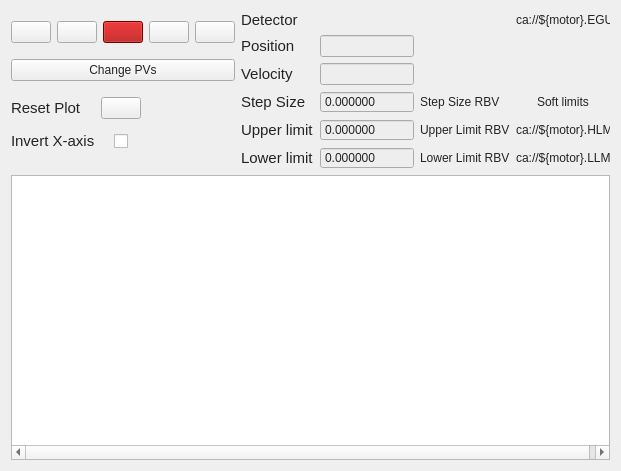
<?xml version="1.0" encoding="UTF-8"?>
<ui version="4.0">
 <class>Form</class>
 <widget class="QWidget" name="Form">
  <property name="geometry">
   <rect>
    <x>0</x>
    <y>0</y>
    <width>621</width>
    <height>471</height>
   </rect>
  </property>
  <property name="sizePolicy">
   <sizepolicy hsizetype="MinimumExpanding" vsizetype="MinimumExpanding">
    <horstretch>0</horstretch>
    <verstretch>0</verstretch>
   </sizepolicy>
  </property>
  <property name="minimumSize">
   <size>
    <width>621</width>
    <height>450</height>
   </size>
  </property>
  <property name="windowTitle">
   <string>Form</string>
  </property>
  <property name="styleSheet">
   <string notr="true">color: rgb(35, 35, 35);</string>
  </property>
  <layout class="QVBoxLayout" name="verticalLayout">
   <item>
    <layout class="QHBoxLayout" name="horizontalLayout">
     <item>
      <layout class="QVBoxLayout" name="button_layout">
       <property name="sizeConstraint">
        <enum>QLayout::SetDefaultConstraint</enum>
       </property>
       <item>
        <layout class="QGridLayout" name="motor_button_grid">
         <item row="1" column="2">
          <widget class="PyDMPushButton" name="stop">
           <property name="sizePolicy">
            <sizepolicy hsizetype="MinimumExpanding" vsizetype="Fixed">
             <horstretch>0</horstretch>
             <verstretch>0</verstretch>
            </sizepolicy>
           </property>
           <property name="toolTip">
            <string/>
           </property>
           <property name="styleSheet">
            <string notr="true">color: rgb(255, 255, 255);
background-color: rgb(170, 0, 0);</string>
           </property>
           <property name="iconSize">
            <size>
             <width>18</width>
             <height>18</height>
            </size>
           </property>
           <property name="alarmSensitiveContent">
            <bool>false</bool>
           </property>
           <property name="alarmSensitiveBorder">
            <bool>false</bool>
           </property>
           <property name="PyDMToolTip">
            <string>Stop the motor</string>
           </property>
           <property name="monitorDisp">
            <bool>false</bool>
           </property>
           <property name="channel">
            <string>ca://${motor}.STOP</string>
           </property>
           <property name="PyDMIcon">
            <string>stop</string>
           </property>
           <property name="PyDMIconColor">
            <color alpha="0">
             <red>255</red>
             <green>0</green>
             <blue>0</blue>
            </color>
           </property>
           <property name="passwordProtected">
            <bool>false</bool>
           </property>
           <property name="password">
            <string/>
           </property>
           <property name="protectedPassword">
            <string/>
           </property>
           <property name="showConfirmDialog">
            <bool>false</bool>
           </property>
           <property name="confirmMessage">
            <string/>
           </property>
           <property name="pressValue">
            <string>1</string>
           </property>
           <property name="releaseValue">
            <string/>
           </property>
           <property name="relativeChange">
            <bool>false</bool>
           </property>
           <property name="writeWhenRelease">
            <bool>false</bool>
           </property>
          </widget>
         </item>
         <item row="1" column="4">
          <widget class="PyDMPushButton" name="fwd_run">
           <property name="sizePolicy">
            <sizepolicy hsizetype="MinimumExpanding" vsizetype="Fixed">
             <horstretch>0</horstretch>
             <verstretch>0</verstretch>
            </sizepolicy>
           </property>
           <property name="toolTip">
            <string/>
           </property>
           <property name="styleSheet">
            <string notr="true">color: rgb(35, 35, 35);
background-color: rgb(238, 238, 238);</string>
           </property>
           <property name="iconSize">
            <size>
             <width>18</width>
             <height>18</height>
            </size>
           </property>
           <property name="alarmSensitiveContent">
            <bool>false</bool>
           </property>
           <property name="alarmSensitiveBorder">
            <bool>false</bool>
           </property>
           <property name="PyDMToolTip">
            <string>Run continously fwd</string>
           </property>
           <property name="monitorDisp">
            <bool>false</bool>
           </property>
           <property name="channel">
            <string/>
           </property>
           <property name="PyDMIcon">
            <string>angle-double-right</string>
           </property>
           <property name="PyDMIconColor">
            <color>
             <red>0</red>
             <green>0</green>
             <blue>0</blue>
            </color>
           </property>
           <property name="passwordProtected">
            <bool>false</bool>
           </property>
           <property name="password">
            <string/>
           </property>
           <property name="protectedPassword">
            <string/>
           </property>
           <property name="showConfirmDialog">
            <bool>false</bool>
           </property>
           <property name="confirmMessage">
            <string>Are you sure you want to proceed?</string>
           </property>
           <property name="pressValue">
            <string>None</string>
           </property>
           <property name="releaseValue">
            <string>None</string>
           </property>
           <property name="relativeChange">
            <bool>false</bool>
           </property>
           <property name="writeWhenRelease">
            <bool>false</bool>
           </property>
          </widget>
         </item>
         <item row="1" column="1">
          <widget class="PyDMPushButton" name="bwd_step">
           <property name="sizePolicy">
            <sizepolicy hsizetype="MinimumExpanding" vsizetype="Fixed">
             <horstretch>0</horstretch>
             <verstretch>0</verstretch>
            </sizepolicy>
           </property>
           <property name="toolTip">
            <string/>
           </property>
           <property name="styleSheet">
            <string notr="true">color: rgb(35, 35, 35);
background-color: rgb(238, 238, 238);</string>
           </property>
           <property name="iconSize">
            <size>
             <width>18</width>
             <height>18</height>
            </size>
           </property>
           <property name="alarmSensitiveContent">
            <bool>false</bool>
           </property>
           <property name="alarmSensitiveBorder">
            <bool>false</bool>
           </property>
           <property name="PyDMToolTip">
            <string>Step bwd</string>
           </property>
           <property name="monitorDisp">
            <bool>false</bool>
           </property>
           <property name="channel">
            <string/>
           </property>
           <property name="PyDMIcon">
            <string>angle-left</string>
           </property>
           <property name="PyDMIconColor">
            <color>
             <red>0</red>
             <green>0</green>
             <blue>0</blue>
            </color>
           </property>
           <property name="passwordProtected">
            <bool>false</bool>
           </property>
           <property name="password">
            <string/>
           </property>
           <property name="protectedPassword">
            <string/>
           </property>
           <property name="showConfirmDialog">
            <bool>false</bool>
           </property>
           <property name="confirmMessage">
            <string>Are you sure you want to proceed?</string>
           </property>
           <property name="pressValue">
            <string>None</string>
           </property>
           <property name="releaseValue">
            <string>None</string>
           </property>
           <property name="relativeChange">
            <bool>false</bool>
           </property>
           <property name="writeWhenRelease">
            <bool>false</bool>
           </property>
          </widget>
         </item>
         <item row="1" column="0">
          <widget class="PyDMPushButton" name="bwd_run">
           <property name="sizePolicy">
            <sizepolicy hsizetype="MinimumExpanding" vsizetype="Fixed">
             <horstretch>0</horstretch>
             <verstretch>0</verstretch>
            </sizepolicy>
           </property>
           <property name="toolTip">
            <string/>
           </property>
           <property name="styleSheet">
            <string notr="true">color: rgb(35, 35, 35);
background-color: rgb(238, 238, 238);</string>
           </property>
           <property name="iconSize">
            <size>
             <width>18</width>
             <height>18</height>
            </size>
           </property>
           <property name="alarmSensitiveContent">
            <bool>false</bool>
           </property>
           <property name="alarmSensitiveBorder">
            <bool>false</bool>
           </property>
           <property name="PyDMToolTip">
            <string>Run continously bwd</string>
           </property>
           <property name="monitorDisp">
            <bool>false</bool>
           </property>
           <property name="channel">
            <string/>
           </property>
           <property name="PyDMIcon">
            <string>angle-double-left</string>
           </property>
           <property name="PyDMIconColor">
            <color>
             <red>0</red>
             <green>0</green>
             <blue>0</blue>
            </color>
           </property>
           <property name="passwordProtected">
            <bool>false</bool>
           </property>
           <property name="password">
            <string/>
           </property>
           <property name="protectedPassword">
            <string/>
           </property>
           <property name="showConfirmDialog">
            <bool>false</bool>
           </property>
           <property name="confirmMessage">
            <string>Are you sure you want to proceed?</string>
           </property>
           <property name="pressValue">
            <string>None</string>
           </property>
           <property name="releaseValue">
            <string>None</string>
           </property>
           <property name="relativeChange">
            <bool>false</bool>
           </property>
           <property name="writeWhenRelease">
            <bool>false</bool>
           </property>
          </widget>
         </item>
         <item row="1" column="3">
          <widget class="PyDMPushButton" name="fwd_step">
           <property name="sizePolicy">
            <sizepolicy hsizetype="MinimumExpanding" vsizetype="Fixed">
             <horstretch>0</horstretch>
             <verstretch>0</verstretch>
            </sizepolicy>
           </property>
           <property name="toolTip">
            <string/>
           </property>
           <property name="styleSheet">
            <string notr="true">color: rgb(35, 35, 35);
background-color: rgb(238, 238, 238);</string>
           </property>
           <property name="iconSize">
            <size>
             <width>18</width>
             <height>18</height>
            </size>
           </property>
           <property name="alarmSensitiveContent">
            <bool>false</bool>
           </property>
           <property name="alarmSensitiveBorder">
            <bool>false</bool>
           </property>
           <property name="PyDMToolTip">
            <string>Step fwd</string>
           </property>
           <property name="monitorDisp">
            <bool>false</bool>
           </property>
           <property name="channel">
            <string/>
           </property>
           <property name="PyDMIcon">
            <string>angle-right</string>
           </property>
           <property name="PyDMIconColor">
            <color>
             <red>0</red>
             <green>0</green>
             <blue>0</blue>
            </color>
           </property>
           <property name="passwordProtected">
            <bool>false</bool>
           </property>
           <property name="password">
            <string/>
           </property>
           <property name="protectedPassword">
            <string/>
           </property>
           <property name="showConfirmDialog">
            <bool>false</bool>
           </property>
           <property name="confirmMessage">
            <string>Are you sure you want to proceed?</string>
           </property>
           <property name="pressValue">
            <string>None</string>
           </property>
           <property name="releaseValue">
            <string>None</string>
           </property>
           <property name="relativeChange">
            <bool>false</bool>
           </property>
           <property name="writeWhenRelease">
            <bool>false</bool>
           </property>
          </widget>
         </item>
        </layout>
       </item>
       <item>
        <widget class="PyDMPushButton" name="change_pvs_button">
         <property name="toolTip">
          <string/>
         </property>
         <property name="styleSheet">
          <string notr="true">color: rgb(35, 35, 35);
background-color: rgb(238, 238, 238);
font: 9pt &quot;Sans Serif&quot;;</string>
         </property>
         <property name="text">
          <string>Change PVs</string>
         </property>
         <property name="alarmSensitiveContent">
          <bool>false</bool>
         </property>
         <property name="alarmSensitiveBorder">
          <bool>false</bool>
         </property>
         <property name="PyDMToolTip">
          <string>Update the PVs used in this widget</string>
         </property>
         <property name="monitorDisp">
          <bool>false</bool>
         </property>
         <property name="channel">
          <string/>
         </property>
         <property name="PyDMIcon">
          <string>edit</string>
         </property>
         <property name="passwordProtected">
          <bool>false</bool>
         </property>
         <property name="password">
          <string/>
         </property>
         <property name="protectedPassword">
          <string/>
         </property>
         <property name="showConfirmDialog">
          <bool>false</bool>
         </property>
         <property name="confirmMessage">
          <string>Are you sure you want to proceed?</string>
         </property>
         <property name="pressValue">
          <string>None</string>
         </property>
         <property name="releaseValue">
          <string>None</string>
         </property>
         <property name="relativeChange">
          <bool>false</bool>
         </property>
         <property name="writeWhenRelease">
          <bool>false</bool>
         </property>
        </widget>
       </item>
       <item>
        <layout class="QGridLayout" name="gridLayout">
         <item row="0" column="1">
          <widget class="PyDMPushButton" name="reset_graph">
           <property name="toolTip">
            <string/>
           </property>
           <property name="styleSheet">
            <string notr="true">color: rgb(35, 35, 35);
background-color: rgb(238, 238, 238);</string>
           </property>
           <property name="alarmSensitiveContent">
            <bool>false</bool>
           </property>
           <property name="alarmSensitiveBorder">
            <bool>false</bool>
           </property>
           <property name="PyDMToolTip">
            <string/>
           </property>
           <property name="monitorDisp">
            <bool>false</bool>
           </property>
           <property name="channel">
            <string/>
           </property>
           <property name="PyDMIcon">
            <string>recycle</string>
           </property>
           <property name="passwordProtected">
            <bool>false</bool>
           </property>
           <property name="password">
            <string/>
           </property>
           <property name="protectedPassword">
            <string/>
           </property>
           <property name="showConfirmDialog">
            <bool>false</bool>
           </property>
           <property name="confirmMessage">
            <string>Are you sure you want to proceed?</string>
           </property>
           <property name="pressValue">
            <string>None</string>
           </property>
           <property name="releaseValue">
            <string>None</string>
           </property>
           <property name="relativeChange">
            <bool>false</bool>
           </property>
           <property name="writeWhenRelease">
            <bool>false</bool>
           </property>
          </widget>
         </item>
         <item row="0" column="0">
          <widget class="QLabel" name="label">
           <property name="font">
            <font>
             <pointsize>11</pointsize>
            </font>
           </property>
           <property name="text">
            <string>Reset Plot</string>
           </property>
          </widget>
         </item>
         <item row="1" column="0">
          <widget class="QLabel" name="invert_x_label">
           <property name="font">
            <font>
             <pointsize>11</pointsize>
            </font>
           </property>
           <property name="text">
            <string>Invert X-axis</string>
           </property>
          </widget>
         </item>
         <item row="1" column="1" alignment="Qt::AlignHCenter">
          <widget class="QCheckBox" name="invert_x_checkbox">
           <property name="maximumSize">
            <size>
             <width>32</width>
             <height>32</height>
            </size>
           </property>
           <property name="text">
            <string/>
           </property>
          </widget>
         </item>
         <item row="0" column="2">
          <spacer name="horizontalSpacer_2">
           <property name="orientation">
            <enum>Qt::Horizontal</enum>
           </property>
           <property name="sizeHint" stdset="0">
            <size>
             <width>40</width>
             <height>20</height>
            </size>
           </property>
          </spacer>
         </item>
        </layout>
       </item>
      </layout>
     </item>
     <item>
      <layout class="QGridLayout" name="gridLayout_5"/>
     </item>
     <item>
      <layout class="QGridLayout" name="motor_grid">
       <item row="9" column="7">
        <widget class="PyDMLabel" name="motor_llm_get">
         <property name="toolTip">
          <string/>
         </property>
         <property name="styleSheet">
          <string notr="true">color: rgb(35, 35, 35);
font: 11pt &quot;Sans Serif&quot;;</string>
         </property>
         <property name="text">
          <string>ca://${motor}.LLM</string>
         </property>
         <property name="precision">
          <number>0</number>
         </property>
         <property name="showUnits">
          <bool>true</bool>
         </property>
         <property name="precisionFromPV">
          <bool>true</bool>
         </property>
         <property name="alarmSensitiveContent">
          <bool>false</bool>
         </property>
         <property name="alarmSensitiveBorder">
          <bool>true</bool>
         </property>
         <property name="PyDMToolTip">
          <string>Motor's lower soft limit</string>
         </property>
         <property name="channel">
          <string>ca://${motor}.LLM</string>
         </property>
         <property name="enableRichText">
          <bool>false</bool>
         </property>
        </widget>
       </item>
       <item row="8" column="7">
        <widget class="PyDMLabel" name="motor_hlm_get">
         <property name="toolTip">
          <string/>
         </property>
         <property name="styleSheet">
          <string notr="true">color: rgb(35, 35, 35);
font: 11pt &quot;Sans Serif&quot;;color: rgb(35, 35, 35);</string>
         </property>
         <property name="text">
          <string>ca://${motor}.HLM</string>
         </property>
         <property name="precision">
          <number>0</number>
         </property>
         <property name="showUnits">
          <bool>true</bool>
         </property>
         <property name="precisionFromPV">
          <bool>true</bool>
         </property>
         <property name="alarmSensitiveContent">
          <bool>false</bool>
         </property>
         <property name="alarmSensitiveBorder">
          <bool>true</bool>
         </property>
         <property name="PyDMToolTip">
          <string>Motor's upper soft limit</string>
         </property>
         <property name="channel">
          <string>ca://${motor}.HLM</string>
         </property>
         <property name="enableRichText">
          <bool>false</bool>
         </property>
        </widget>
       </item>
       <item row="6" column="6">
        <widget class="QLabel" name="step_size_get">
         <property name="sizePolicy">
          <sizepolicy hsizetype="MinimumExpanding" vsizetype="Preferred">
           <horstretch>0</horstretch>
           <verstretch>0</verstretch>
          </sizepolicy>
         </property>
         <property name="styleSheet">
          <string notr="true">color: rgb(35, 35, 35);
font: 11pt &quot;Sans Serif&quot;;</string>
         </property>
         <property name="text">
          <string>Step Size RBV</string>
         </property>
        </widget>
       </item>
       <item row="5" column="6">
        <widget class="PyDMLabel" name="velocity_get">
         <property name="sizePolicy">
          <sizepolicy hsizetype="MinimumExpanding" vsizetype="Preferred">
           <horstretch>0</horstretch>
           <verstretch>0</verstretch>
          </sizepolicy>
         </property>
         <property name="toolTip">
          <string/>
         </property>
         <property name="styleSheet">
          <string notr="true">color: rgb(35, 35, 35);
font: 11pt &quot;Sans Serif&quot;;</string>
         </property>
         <property name="precision">
          <number>0</number>
         </property>
         <property name="showUnits">
          <bool>true</bool>
         </property>
         <property name="precisionFromPV">
          <bool>true</bool>
         </property>
         <property name="alarmSensitiveContent">
          <bool>false</bool>
         </property>
         <property name="alarmSensitiveBorder">
          <bool>true</bool>
         </property>
         <property name="PyDMToolTip">
          <string>Velocity in $(pv_value.EGU)</string>
         </property>
         <property name="channel">
          <string>ca://${motor}.VELO</string>
         </property>
         <property name="enableRichText">
          <bool>false</bool>
         </property>
        </widget>
       </item>
       <item row="1" column="5">
        <widget class="PyDMLabel" name="detector_get">
         <property name="toolTip">
          <string/>
         </property>
         <property name="styleSheet">
          <string notr="true">color: rgb(35, 35, 35);
font: 11pt &quot;Sans Serif&quot;;</string>
         </property>
         <property name="precision">
          <number>0</number>
         </property>
         <property name="showUnits">
          <bool>false</bool>
         </property>
         <property name="precisionFromPV">
          <bool>true</bool>
         </property>
         <property name="alarmSensitiveContent">
          <bool>false</bool>
         </property>
         <property name="alarmSensitiveBorder">
          <bool>true</bool>
         </property>
         <property name="PyDMToolTip">
          <string>Detection signal</string>
         </property>
         <property name="channel">
          <string>ca://${detector}</string>
         </property>
         <property name="enableRichText">
          <bool>false</bool>
         </property>
         <property name="displayFormat">
          <enum>PyDMLabel::Exponential</enum>
         </property>
        </widget>
       </item>
       <item row="6" column="4" alignment="Qt::AlignLeft|Qt::AlignVCenter">
        <widget class="QLabel" name="step_size_label">
         <property name="sizePolicy">
          <sizepolicy hsizetype="MinimumExpanding" vsizetype="Preferred">
           <horstretch>0</horstretch>
           <verstretch>0</verstretch>
          </sizepolicy>
         </property>
         <property name="font">
          <font>
           <pointsize>11</pointsize>
          </font>
         </property>
         <property name="text">
          <string>Step Size</string>
         </property>
        </widget>
       </item>
       <item row="8" column="4" alignment="Qt::AlignLeft|Qt::AlignVCenter">
        <widget class="QLabel" name="upper_limit_label">
         <property name="font">
          <font>
           <pointsize>11</pointsize>
          </font>
         </property>
         <property name="text">
          <string>Upper limit</string>
         </property>
        </widget>
       </item>
       <item row="2" column="6">
        <widget class="PyDMLabel" name="position_get">
         <property name="sizePolicy">
          <sizepolicy hsizetype="MinimumExpanding" vsizetype="Preferred">
           <horstretch>0</horstretch>
           <verstretch>0</verstretch>
          </sizepolicy>
         </property>
         <property name="toolTip">
          <string/>
         </property>
         <property name="styleSheet">
          <string notr="true">color: rgb(35, 35, 35);
font: 11pt &quot;Sans Serif&quot;;</string>
         </property>
         <property name="precision">
          <number>0</number>
         </property>
         <property name="showUnits">
          <bool>true</bool>
         </property>
         <property name="precisionFromPV">
          <bool>true</bool>
         </property>
         <property name="alarmSensitiveContent">
          <bool>false</bool>
         </property>
         <property name="alarmSensitiveBorder">
          <bool>true</bool>
         </property>
         <property name="PyDMToolTip">
          <string>Motor's current position</string>
         </property>
         <property name="channel">
          <string>ca://${motor}.RBV</string>
         </property>
         <property name="enableRichText">
          <bool>false</bool>
         </property>
        </widget>
       </item>
       <item row="8" column="5">
        <widget class="QDoubleSpinBox" name="upper_limit_set">
         <property name="sizePolicy">
          <sizepolicy hsizetype="MinimumExpanding" vsizetype="Fixed">
           <horstretch>0</horstretch>
           <verstretch>0</verstretch>
          </sizepolicy>
         </property>
         <property name="styleSheet">
          <string notr="true">background-color: rgb(238, 238, 238);
color: rgb(35, 35, 35);
font: 11pt &quot;Sans Serif&quot;;</string>
         </property>
         <property name="buttonSymbols">
          <enum>QAbstractSpinBox::NoButtons</enum>
         </property>
         <property name="decimals">
          <number>6</number>
         </property>
        </widget>
       </item>
       <item row="5" column="5">
        <widget class="PyDMLineEdit" name="velocity_set">
         <property name="sizePolicy">
          <sizepolicy hsizetype="MinimumExpanding" vsizetype="Fixed">
           <horstretch>0</horstretch>
           <verstretch>0</verstretch>
          </sizepolicy>
         </property>
         <property name="toolTip">
          <string/>
         </property>
         <property name="styleSheet">
          <string notr="true">background-color: rgb(238, 238, 238);
color: rgb(35, 35, 35);
font: 11pt &quot;Sans Serif&quot;;</string>
         </property>
         <property name="precision">
          <number>0</number>
         </property>
         <property name="showUnits">
          <bool>true</bool>
         </property>
         <property name="precisionFromPV">
          <bool>true</bool>
         </property>
         <property name="alarmSensitiveContent">
          <bool>false</bool>
         </property>
         <property name="alarmSensitiveBorder">
          <bool>true</bool>
         </property>
         <property name="PyDMToolTip">
          <string>Set the velocity</string>
         </property>
         <property name="monitorDisp">
          <bool>false</bool>
         </property>
         <property name="channel">
          <string>ca://${motor}.VELO</string>
         </property>
        </widget>
       </item>
       <item row="9" column="4" alignment="Qt::AlignLeft|Qt::AlignVCenter">
        <widget class="QLabel" name="lower_limit_label">
         <property name="font">
          <font>
           <pointsize>11</pointsize>
          </font>
         </property>
         <property name="text">
          <string>Lower limit</string>
         </property>
        </widget>
       </item>
       <item row="5" column="4" alignment="Qt::AlignLeft|Qt::AlignVCenter">
        <widget class="QLabel" name="velocity_label">
         <property name="font">
          <font>
           <pointsize>11</pointsize>
          </font>
         </property>
         <property name="text">
          <string>Velocity</string>
         </property>
        </widget>
       </item>
       <item row="9" column="5">
        <widget class="QDoubleSpinBox" name="lower_limit_set">
         <property name="sizePolicy">
          <sizepolicy hsizetype="MinimumExpanding" vsizetype="Fixed">
           <horstretch>0</horstretch>
           <verstretch>0</verstretch>
          </sizepolicy>
         </property>
         <property name="styleSheet">
          <string notr="true">background-color: rgb(238, 238, 238);
color: rgb(35, 35, 35);
font: 11pt &quot;Sans Serif&quot;;</string>
         </property>
         <property name="buttonSymbols">
          <enum>QAbstractSpinBox::NoButtons</enum>
         </property>
         <property name="decimals">
          <number>6</number>
         </property>
         <property name="stepType">
          <enum>QAbstractSpinBox::AdaptiveDecimalStepType</enum>
         </property>
        </widget>
       </item>
       <item row="2" column="4" alignment="Qt::AlignLeft|Qt::AlignVCenter">
        <widget class="QLabel" name="position_label">
         <property name="sizePolicy">
          <sizepolicy hsizetype="MinimumExpanding" vsizetype="Preferred">
           <horstretch>0</horstretch>
           <verstretch>0</verstretch>
          </sizepolicy>
         </property>
         <property name="font">
          <font>
           <pointsize>11</pointsize>
          </font>
         </property>
         <property name="text">
          <string>Position</string>
         </property>
        </widget>
       </item>
       <item row="1" column="4">
        <widget class="QLabel" name="detector_label">
         <property name="font">
          <font>
           <pointsize>11</pointsize>
          </font>
         </property>
         <property name="text">
          <string>Detector</string>
         </property>
        </widget>
       </item>
       <item row="6" column="5">
        <widget class="QDoubleSpinBox" name="step_size_set">
         <property name="sizePolicy">
          <sizepolicy hsizetype="MinimumExpanding" vsizetype="Fixed">
           <horstretch>0</horstretch>
           <verstretch>0</verstretch>
          </sizepolicy>
         </property>
         <property name="styleSheet">
          <string notr="true">background-color: rgb(238, 238, 238);
color: rgb(35, 35, 35);
font: 11pt &quot;Sans Serif&quot;;</string>
         </property>
         <property name="buttonSymbols">
          <enum>QAbstractSpinBox::NoButtons</enum>
         </property>
         <property name="decimals">
          <number>6</number>
         </property>
         <property name="maximum">
          <double>100.000000000000000</double>
         </property>
         <property name="stepType">
          <enum>QAbstractSpinBox::AdaptiveDecimalStepType</enum>
         </property>
        </widget>
       </item>
       <item row="9" column="6">
        <widget class="QLabel" name="lower_limit_get">
         <property name="sizePolicy">
          <sizepolicy hsizetype="MinimumExpanding" vsizetype="Preferred">
           <horstretch>0</horstretch>
           <verstretch>0</verstretch>
          </sizepolicy>
         </property>
         <property name="styleSheet">
          <string notr="true">color: rgb(35, 35, 35);
font: 11pt &quot;Sans Serif&quot;;</string>
         </property>
         <property name="text">
          <string>Lower Limit RBV</string>
         </property>
        </widget>
       </item>
       <item row="8" column="6">
        <widget class="QLabel" name="upper_limit_get">
         <property name="sizePolicy">
          <sizepolicy hsizetype="MinimumExpanding" vsizetype="Preferred">
           <horstretch>0</horstretch>
           <verstretch>0</verstretch>
          </sizepolicy>
         </property>
         <property name="styleSheet">
          <string notr="true">color: rgb(35, 35, 35);
font: 11pt &quot;Sans Serif&quot;;</string>
         </property>
         <property name="text">
          <string>Upper Limit RBV</string>
         </property>
        </widget>
       </item>
       <item row="2" column="5">
        <widget class="PyDMLineEdit" name="position_set">
         <property name="sizePolicy">
          <sizepolicy hsizetype="MinimumExpanding" vsizetype="Fixed">
           <horstretch>0</horstretch>
           <verstretch>0</verstretch>
          </sizepolicy>
         </property>
         <property name="toolTip">
          <string/>
         </property>
         <property name="styleSheet">
          <string notr="true">background-color: rgb(238, 238, 238);
color: rgb(35, 35, 35);
font: 11pt &quot;Sans Serif&quot;;</string>
         </property>
         <property name="precision">
          <number>0</number>
         </property>
         <property name="showUnits">
          <bool>true</bool>
         </property>
         <property name="precisionFromPV">
          <bool>true</bool>
         </property>
         <property name="alarmSensitiveContent">
          <bool>false</bool>
         </property>
         <property name="alarmSensitiveBorder">
          <bool>true</bool>
         </property>
         <property name="PyDMToolTip">
          <string>Go to position</string>
         </property>
         <property name="monitorDisp">
          <bool>false</bool>
         </property>
         <property name="channel">
          <string>ca://${motor}.VAL</string>
         </property>
        </widget>
       </item>
       <item row="1" column="6">
        <widget class="PyDMLabel" name="detector_egu_get">
         <property name="toolTip">
          <string/>
         </property>
         <property name="styleSheet">
          <string notr="true">color: rgb(35, 35, 35);
font: 11pt &quot;Sans Serif&quot;;</string>
         </property>
         <property name="precision">
          <number>0</number>
         </property>
         <property name="showUnits">
          <bool>false</bool>
         </property>
         <property name="precisionFromPV">
          <bool>true</bool>
         </property>
         <property name="alarmSensitiveContent">
          <bool>false</bool>
         </property>
         <property name="alarmSensitiveBorder">
          <bool>true</bool>
         </property>
         <property name="PyDMToolTip">
          <string/>
         </property>
         <property name="channel">
          <string>ca://${detector}.EGU</string>
         </property>
         <property name="enableRichText">
          <bool>false</bool>
         </property>
        </widget>
       </item>
       <item row="2" column="7" alignment="Qt::AlignHCenter|Qt::AlignVCenter">
        <widget class="SvgMultiStateLED" name="motor_status_led">
         <property name="sizePolicy">
          <sizepolicy hsizetype="Minimum" vsizetype="Minimum">
           <horstretch>0</horstretch>
           <verstretch>0</verstretch>
          </sizepolicy>
         </property>
         <property name="maximumSize">
          <size>
           <width>32</width>
           <height>32</height>
          </size>
         </property>
         <property name="toolTip">
          <string/>
         </property>
         <property name="motor" stdset="0">
          <string>${motor}</string>
         </property>
        </widget>
       </item>
       <item row="6" column="7" alignment="Qt::AlignHCenter|Qt::AlignVCenter">
        <widget class="QLabel" name="soft_limits_label">
         <property name="styleSheet">
          <string notr="true">color: rgb(35, 35, 35);
font: 11pt &quot;Sans Serif&quot;;</string>
         </property>
         <property name="text">
          <string>Soft limits</string>
         </property>
        </widget>
       </item>
       <item row="1" column="7">
        <widget class="PyDMLabel" name="motor_egu_get">
         <property name="sizePolicy">
          <sizepolicy hsizetype="Fixed" vsizetype="Fixed">
           <horstretch>0</horstretch>
           <verstretch>0</verstretch>
          </sizepolicy>
         </property>
         <property name="minimumSize">
          <size>
           <width>1</width>
           <height>1</height>
          </size>
         </property>
         <property name="toolTip">
          <string/>
         </property>
         <property name="text">
          <string>ca://${motor}.EGU</string>
         </property>
         <property name="precision">
          <number>0</number>
         </property>
         <property name="showUnits">
          <bool>false</bool>
         </property>
         <property name="precisionFromPV">
          <bool>true</bool>
         </property>
         <property name="alarmSensitiveContent">
          <bool>false</bool>
         </property>
         <property name="alarmSensitiveBorder">
          <bool>true</bool>
         </property>
         <property name="PyDMToolTip">
          <string/>
         </property>
         <property name="channel">
          <string>ca://${motor}.EGU</string>
         </property>
         <property name="enableRichText">
          <bool>false</bool>
         </property>
        </widget>
       </item>
      </layout>
     </item>
     <item>
      <spacer name="horizontalSpacer_3">
       <property name="orientation">
        <enum>Qt::Horizontal</enum>
       </property>
       <property name="sizeType">
        <enum>QSizePolicy::MinimumExpanding</enum>
       </property>
       <property name="sizeHint" stdset="0">
        <size>
         <width>0</width>
         <height>20</height>
        </size>
       </property>
      </spacer>
     </item>
    </layout>
   </item>
   <item>
    <widget class="PyDMScatterPlot" name="plot">
     <property name="sizePolicy">
      <sizepolicy hsizetype="MinimumExpanding" vsizetype="MinimumExpanding">
       <horstretch>0</horstretch>
       <verstretch>0</verstretch>
      </sizepolicy>
     </property>
     <property name="minimumSize">
      <size>
       <width>550</width>
       <height>267</height>
      </size>
     </property>
     <property name="toolTip">
      <string/>
     </property>
     <property name="backgroundBrush">
      <brush brushstyle="SolidPattern">
       <color alpha="255">
        <red>255</red>
        <green>255</green>
        <blue>255</blue>
       </color>
      </brush>
     </property>
     <property name="sceneRect">
      <rectf>
       <x>0.000000000000000</x>
       <y>0.000000000000000</y>
       <width>603.000000000000000</width>
       <height>267.000000000000000</height>
      </rectf>
     </property>
     <property name="axisColor">
      <color>
       <red>0</red>
       <green>0</green>
       <blue>0</blue>
      </color>
     </property>
     <property name="yAxes">
      <stringlist>
       <string>{&quot;name&quot;: &quot;left&quot;, &quot;orientation&quot;: &quot;left&quot;, &quot;label&quot;: null, &quot;minRange&quot;: -1.9479004955562795, &quot;maxRange&quot;: 1.9479004955562795, &quot;autoRange&quot;: true, &quot;logMode&quot;: false}</string>
      </stringlist>
     </property>
     <property name="curves">
      <stringlist/>
     </property>
    </widget>
   </item>
  </layout>
 </widget>
 <customwidgets>
  <customwidget>
   <class>PyDMLabel</class>
   <extends>QLabel</extends>
   <header>pydm.widgets.label</header>
  </customwidget>
  <customwidget>
   <class>PyDMScatterPlot</class>
   <extends>QGraphicsView</extends>
   <header>pydm.widgets.scatterplot</header>
  </customwidget>
  <customwidget>
   <class>PyDMLineEdit</class>
   <extends>QLineEdit</extends>
   <header>pydm.widgets.line_edit</header>
  </customwidget>
  <customwidget>
   <class>PyDMPushButton</class>
   <extends>QPushButton</extends>
   <header>pydm.widgets.pushbutton</header>
  </customwidget>
  <customwidget>
   <class>PyDMSymbol</class>
   <extends>QWidget</extends>
   <header>pydm.widgets.symbol</header>
  </customwidget>
  <customwidget>
   <class>SvgMultiStateLED</class>
   <extends>PyDMSymbol</extends>
   <header>pcdswidgets.motion.common.svg_multi_state_led</header>
  </customwidget>
 </customwidgets>
 <resources/>
 <connections/>
</ui>
